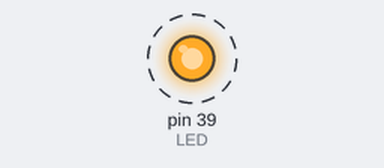
The sketch below on a simulated Arduino Mega 2560, built with avr-gcc and run on an emulated ATmega2560. Parts: output pins drawn as LEDs (lit = HIGH). Dashed ring = blinking.

Above: at 0.5 s.
Timing chart, 0 to 4.6 s (numbered marks = the images above):
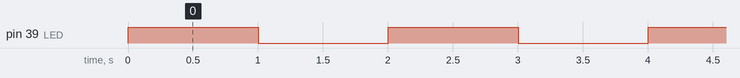

Measured:
- by itself, pin 39 (LED): alternates HIGH for 1.0 s and LOW for 1.0 s

The sketch:

Lab2_1a.ino
```cpp
/*
  Resolution for Lab 2, 1.a) for the
  Energia workshop with Educational Boosterpack Mk II by Luís Afonso

  Made in 19/12/2015 by Luís Afonso
*/

// The boosterpack's red LED is in pin 39
// This is the only change
#define LED 39

void setup() {
  // initialize the digital pin as an output.
  pinMode(LED, OUTPUT);
}


void loop() {
  digitalWrite(LED, HIGH);
  delay(1000);
  digitalWrite(LED, LOW);
  delay(1000);
}
```
